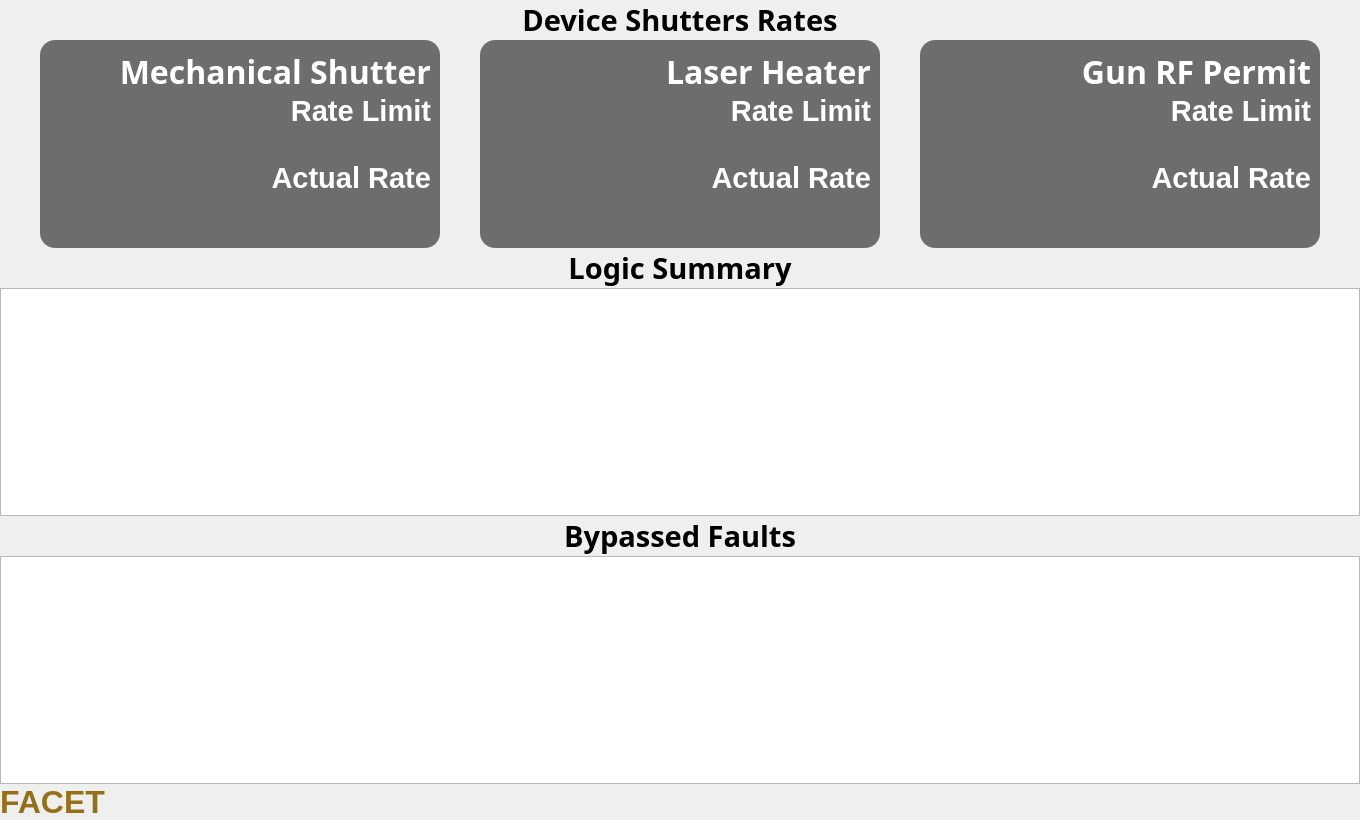
<?xml version="1.0" encoding="UTF-8"?>
<ui version="4.0">
 <class>Form</class>
 <widget class="QWidget" name="Form">
  <property name="geometry">
   <rect>
    <x>0</x>
    <y>0</y>
    <width>1360</width>
    <height>820</height>
   </rect>
  </property>
  <property name="windowTitle">
   <string>Form</string>
  </property>
  <layout class="QVBoxLayout" name="verticalLayout">
   <property name="spacing">
    <number>0</number>
   </property>
   <property name="leftMargin">
    <number>0</number>
   </property>
   <property name="topMargin">
    <number>0</number>
   </property>
   <property name="rightMargin">
    <number>0</number>
   </property>
   <property name="bottomMargin">
    <number>0</number>
   </property>
   <item>
    <layout class="QVBoxLayout" name="Summary_Frame_Layout">
     <property name="spacing">
      <number>0</number>
     </property>
     <item>
      <widget class="QLabel" name="Device_Shutter_Rates_Label">
       <property name="font">
        <font>
         <family>Sans Serif</family>
         <pointsize>22</pointsize>
         <weight>75</weight>
         <italic>false</italic>
         <bold>true</bold>
        </font>
       </property>
       <property name="text">
        <string>Device Shutters Rates</string>
       </property>
       <property name="alignment">
        <set>Qt::AlignCenter</set>
       </property>
      </widget>
     </item>
     <item>
      <layout class="QHBoxLayout" name="Device_Summary_Layout">
       <property name="bottomMargin">
        <number>0</number>
       </property>
       <item>
        <widget class="PyDMFrame" name="Device_MS_Frame">
         <property name="minimumSize">
          <size>
           <width>0</width>
           <height>162</height>
          </size>
         </property>
         <property name="maximumSize">
          <size>
           <width>400</width>
           <height>300</height>
          </size>
         </property>
         <property name="toolTip">
          <string/>
         </property>
         <property name="styleSheet">
          <string notr="true">QFrame{
background-color: rgb(109, 109, 109);
border-bottom-left-radius: 15px;
border-bottom-right-radius: 15px;
border-top-left-radius: 15px;
border-top-right-radius: 15px;
}</string>
         </property>
         <property name="alarmSensitiveBorder" stdset="0">
          <bool>true</bool>
         </property>
         <property name="channel" stdset="0">
          <string>ca://IOC:SYS1:MP01:MS_RATE</string>
         </property>
         <layout class="QVBoxLayout" name="verticalLayout_5">
          <property name="spacing">
           <number>0</number>
          </property>
          <item>
           <widget class="QLabel" name="Device_MS_Title">
            <property name="font">
             <font>
              <family>Sans Serif</family>
              <pointsize>24</pointsize>
              <weight>75</weight>
              <italic>false</italic>
              <bold>true</bold>
              <strikeout>false</strikeout>
              <kerning>true</kerning>
             </font>
            </property>
            <property name="toolTip">
             <string/>
            </property>
            <property name="styleSheet">
             <string notr="true">border: 0px;
color: rgb(255, 255, 255);</string>
            </property>
            <property name="frameShape">
             <enum>QFrame::StyledPanel</enum>
            </property>
            <property name="frameShadow">
             <enum>QFrame::Plain</enum>
            </property>
            <property name="text">
             <string>Mechanical Shutter</string>
            </property>
            <property name="alignment">
             <set>Qt::AlignRight|Qt::AlignTrailing|Qt::AlignVCenter</set>
            </property>
           </widget>
          </item>
          <item>
           <widget class="QLabel" name="Device_MS_RL_Title">
            <property name="font">
             <font>
              <pointsize>22</pointsize>
              <weight>75</weight>
              <bold>true</bold>
             </font>
            </property>
            <property name="styleSheet">
             <string notr="true">border: 0px;
color: rgb(255, 255, 255);</string>
            </property>
            <property name="text">
             <string>Rate Limit</string>
            </property>
            <property name="alignment">
             <set>Qt::AlignRight|Qt::AlignTrailing|Qt::AlignVCenter</set>
            </property>
           </widget>
          </item>
          <item>
           <widget class="PyDMLabel" name="Device_MS_RL_Num">
            <property name="font">
             <font>
              <pointsize>22</pointsize>
              <weight>75</weight>
              <bold>true</bold>
             </font>
            </property>
            <property name="toolTip">
             <string/>
            </property>
            <property name="styleSheet">
             <string notr="true">color: rgb(255, 255, 255);</string>
            </property>
            <property name="alignment">
             <set>Qt::AlignRight|Qt::AlignTrailing|Qt::AlignVCenter</set>
            </property>
            <property name="channel" stdset="0">
             <string>ca://EVNT:SYS1:1:BEAMRATE</string>
            </property>
           </widget>
          </item>
          <item>
           <widget class="PyDMDrawingLine" name="Device_MS_Line">
            <property name="maximumSize">
             <size>
              <width>16777215</width>
              <height>5</height>
             </size>
            </property>
            <property name="toolTip">
             <string/>
            </property>
            <property name="styleSheet">
             <string notr="true">background-color: rgb(136, 136, 136);
</string>
            </property>
           </widget>
          </item>
          <item>
           <widget class="QLabel" name="Device_MS_AR_Title">
            <property name="font">
             <font>
              <pointsize>22</pointsize>
              <weight>75</weight>
              <bold>true</bold>
             </font>
            </property>
            <property name="toolTip">
             <string/>
            </property>
            <property name="styleSheet">
             <string notr="true">border: 0px;
color: rgb(255, 255, 255);</string>
            </property>
            <property name="text">
             <string>Actual Rate</string>
            </property>
            <property name="alignment">
             <set>Qt::AlignRight|Qt::AlignTrailing|Qt::AlignVCenter</set>
            </property>
           </widget>
          </item>
          <item>
           <widget class="PyDMLabel" name="Device_MS_AR_Num">
            <property name="font">
             <font>
              <family>Sans Serif</family>
              <pointsize>24</pointsize>
              <weight>75</weight>
              <italic>false</italic>
              <bold>true</bold>
             </font>
            </property>
            <property name="toolTip">
             <string/>
            </property>
            <property name="styleSheet">
             <string notr="true">border: 0px;</string>
            </property>
            <property name="alignment">
             <set>Qt::AlignRight|Qt::AlignTrailing|Qt::AlignVCenter</set>
            </property>
            <property name="showUnits" stdset="0">
             <bool>true</bool>
            </property>
            <property name="precisionFromPV" stdset="0">
             <bool>false</bool>
            </property>
            <property name="alarmSensitiveContent" stdset="0">
             <bool>true</bool>
            </property>
            <property name="alarmSensitiveBorder" stdset="0">
             <bool>false</bool>
            </property>
            <property name="channel" stdset="0">
             <string>ca://IOC:SYS1:MP01:MS_RATE</string>
            </property>
           </widget>
          </item>
         </layout>
        </widget>
       </item>
       <item>
        <widget class="PyDMFrame" name="Device_LH_Frame">
         <property name="minimumSize">
          <size>
           <width>0</width>
           <height>162</height>
          </size>
         </property>
         <property name="maximumSize">
          <size>
           <width>400</width>
           <height>300</height>
          </size>
         </property>
         <property name="toolTip">
          <string/>
         </property>
         <property name="styleSheet">
          <string notr="true">QFrame{
background-color: rgb(109, 109, 109);
border-bottom-left-radius: 15px;
border-bottom-right-radius: 15px;
border-top-left-radius: 15px;
border-top-right-radius: 15px;
}</string>
         </property>
         <property name="alarmSensitiveBorder" stdset="0">
          <bool>true</bool>
         </property>
         <property name="channel" stdset="0">
          <string>ca://IOC:SYS1:MP01:LHSHUT_RATE</string>
         </property>
         <layout class="QVBoxLayout" name="verticalLayout_11">
          <property name="spacing">
           <number>0</number>
          </property>
          <item>
           <widget class="QLabel" name="Device_LH_Title">
            <property name="font">
             <font>
              <family>Sans Serif</family>
              <pointsize>24</pointsize>
              <weight>75</weight>
              <italic>false</italic>
              <bold>true</bold>
              <strikeout>false</strikeout>
              <kerning>true</kerning>
             </font>
            </property>
            <property name="toolTip">
             <string/>
            </property>
            <property name="styleSheet">
             <string notr="true">border: 0px;
color: rgb(255, 255, 255);</string>
            </property>
            <property name="frameShape">
             <enum>QFrame::StyledPanel</enum>
            </property>
            <property name="frameShadow">
             <enum>QFrame::Plain</enum>
            </property>
            <property name="text">
             <string>Laser Heater</string>
            </property>
            <property name="alignment">
             <set>Qt::AlignRight|Qt::AlignTrailing|Qt::AlignVCenter</set>
            </property>
           </widget>
          </item>
          <item>
           <widget class="QLabel" name="Device_LH_RL_Title">
            <property name="font">
             <font>
              <pointsize>22</pointsize>
              <weight>75</weight>
              <bold>true</bold>
             </font>
            </property>
            <property name="styleSheet">
             <string notr="true">border: 0px;
color: rgb(255, 255, 255);</string>
            </property>
            <property name="text">
             <string>Rate Limit</string>
            </property>
            <property name="alignment">
             <set>Qt::AlignRight|Qt::AlignTrailing|Qt::AlignVCenter</set>
            </property>
           </widget>
          </item>
          <item>
           <widget class="PyDMLabel" name="Device_LH_RL_Num">
            <property name="font">
             <font>
              <pointsize>22</pointsize>
              <weight>75</weight>
              <bold>true</bold>
             </font>
            </property>
            <property name="toolTip">
             <string/>
            </property>
            <property name="styleSheet">
             <string notr="true">color: rgb(255, 255, 255);</string>
            </property>
            <property name="alignment">
             <set>Qt::AlignRight|Qt::AlignTrailing|Qt::AlignVCenter</set>
            </property>
            <property name="channel" stdset="0">
             <string>ca://IOC:SYS1:MP01:LHSHUT_MEASRATE</string>
            </property>
           </widget>
          </item>
          <item>
           <widget class="PyDMDrawingLine" name="Device_LH_Line">
            <property name="maximumSize">
             <size>
              <width>16777215</width>
              <height>5</height>
             </size>
            </property>
            <property name="toolTip">
             <string/>
            </property>
            <property name="styleSheet">
             <string notr="true">background-color: rgb(136, 136, 136);
</string>
            </property>
           </widget>
          </item>
          <item>
           <widget class="QLabel" name="Device_LH_AR_Title">
            <property name="font">
             <font>
              <pointsize>22</pointsize>
              <weight>75</weight>
              <bold>true</bold>
             </font>
            </property>
            <property name="toolTip">
             <string/>
            </property>
            <property name="styleSheet">
             <string notr="true">border: 0px;
color: rgb(255, 255, 255);</string>
            </property>
            <property name="text">
             <string>Actual Rate</string>
            </property>
            <property name="alignment">
             <set>Qt::AlignRight|Qt::AlignTrailing|Qt::AlignVCenter</set>
            </property>
           </widget>
          </item>
          <item>
           <widget class="PyDMLabel" name="Device_LH_AR_Num">
            <property name="font">
             <font>
              <family>Sans Serif</family>
              <pointsize>24</pointsize>
              <weight>75</weight>
              <italic>false</italic>
              <bold>true</bold>
             </font>
            </property>
            <property name="toolTip">
             <string/>
            </property>
            <property name="styleSheet">
             <string notr="true">border: 0px;</string>
            </property>
            <property name="alignment">
             <set>Qt::AlignRight|Qt::AlignTrailing|Qt::AlignVCenter</set>
            </property>
            <property name="showUnits" stdset="0">
             <bool>true</bool>
            </property>
            <property name="precisionFromPV" stdset="0">
             <bool>false</bool>
            </property>
            <property name="alarmSensitiveContent" stdset="0">
             <bool>true</bool>
            </property>
            <property name="alarmSensitiveBorder" stdset="0">
             <bool>false</bool>
            </property>
            <property name="channel" stdset="0">
             <string>ca://IOC:SYS1:MP01:LHSHUT_RATE</string>
            </property>
           </widget>
          </item>
         </layout>
        </widget>
       </item>
       <item>
        <widget class="PyDMFrame" name="Device_GunL_Frame">
         <property name="minimumSize">
          <size>
           <width>0</width>
           <height>162</height>
          </size>
         </property>
         <property name="maximumSize">
          <size>
           <width>400</width>
           <height>300</height>
          </size>
         </property>
         <property name="toolTip">
          <string/>
         </property>
         <property name="styleSheet">
          <string notr="true">QFrame{
background-color: rgb(109, 109, 109);
border-bottom-left-radius: 15px;
border-bottom-right-radius: 15px;
border-top-left-radius: 15px;
border-top-right-radius: 15px;
}</string>
         </property>
         <property name="alarmSensitiveBorder" stdset="0">
          <bool>true</bool>
         </property>
         <property name="channel" stdset="0">
          <string>ca://IOC:SYS1:MP01:PC_RATE</string>
         </property>
         <layout class="QVBoxLayout" name="verticalLayout_12">
          <property name="spacing">
           <number>0</number>
          </property>
          <item>
           <widget class="QLabel" name="Device_GunL_Title">
            <property name="font">
             <font>
              <family>Sans Serif</family>
              <pointsize>24</pointsize>
              <weight>75</weight>
              <italic>false</italic>
              <bold>true</bold>
              <strikeout>false</strikeout>
              <kerning>true</kerning>
             </font>
            </property>
            <property name="toolTip">
             <string/>
            </property>
            <property name="styleSheet">
             <string notr="true">border: 0px;
color: rgb(255, 255, 255);</string>
            </property>
            <property name="frameShape">
             <enum>QFrame::StyledPanel</enum>
            </property>
            <property name="frameShadow">
             <enum>QFrame::Plain</enum>
            </property>
            <property name="text">
             <string>Gun RF Permit</string>
            </property>
            <property name="alignment">
             <set>Qt::AlignRight|Qt::AlignTrailing|Qt::AlignVCenter</set>
            </property>
           </widget>
          </item>
          <item>
           <widget class="QLabel" name="Device_GunL_RL_Title">
            <property name="font">
             <font>
              <pointsize>22</pointsize>
              <weight>75</weight>
              <bold>true</bold>
             </font>
            </property>
            <property name="styleSheet">
             <string notr="true">border: 0px;
color: rgb(255, 255, 255);</string>
            </property>
            <property name="text">
             <string>Rate Limit</string>
            </property>
            <property name="alignment">
             <set>Qt::AlignRight|Qt::AlignTrailing|Qt::AlignVCenter</set>
            </property>
           </widget>
          </item>
          <item>
           <widget class="PyDMLabel" name="Device_GunL_RL_Num">
            <property name="font">
             <font>
              <pointsize>22</pointsize>
              <weight>75</weight>
              <bold>true</bold>
             </font>
            </property>
            <property name="toolTip">
             <string/>
            </property>
            <property name="styleSheet">
             <string notr="true">color: rgb(255, 255, 255);</string>
            </property>
            <property name="alignment">
             <set>Qt::AlignRight|Qt::AlignTrailing|Qt::AlignVCenter</set>
            </property>
            <property name="channel" stdset="0">
             <string>ca://IOC:SYS1:MP01:PC_MEASRATE</string>
            </property>
           </widget>
          </item>
          <item>
           <widget class="PyDMDrawingLine" name="Device_GunL_Line">
            <property name="maximumSize">
             <size>
              <width>16777215</width>
              <height>5</height>
             </size>
            </property>
            <property name="toolTip">
             <string/>
            </property>
            <property name="styleSheet">
             <string notr="true">background-color: rgb(136, 136, 136);
</string>
            </property>
           </widget>
          </item>
          <item>
           <widget class="QLabel" name="Device_GunL_AR_Title">
            <property name="font">
             <font>
              <pointsize>22</pointsize>
              <weight>75</weight>
              <bold>true</bold>
             </font>
            </property>
            <property name="toolTip">
             <string/>
            </property>
            <property name="styleSheet">
             <string notr="true">border: 0px;
color: rgb(255, 255, 255);</string>
            </property>
            <property name="text">
             <string>Actual Rate</string>
            </property>
            <property name="alignment">
             <set>Qt::AlignRight|Qt::AlignTrailing|Qt::AlignVCenter</set>
            </property>
           </widget>
          </item>
          <item>
           <widget class="PyDMLabel" name="Device_GunL_AR_Num">
            <property name="font">
             <font>
              <family>Sans Serif</family>
              <pointsize>24</pointsize>
              <weight>75</weight>
              <italic>false</italic>
              <bold>true</bold>
             </font>
            </property>
            <property name="toolTip">
             <string/>
            </property>
            <property name="styleSheet">
             <string notr="true">border: 0px;</string>
            </property>
            <property name="alignment">
             <set>Qt::AlignRight|Qt::AlignTrailing|Qt::AlignVCenter</set>
            </property>
            <property name="showUnits" stdset="0">
             <bool>true</bool>
            </property>
            <property name="alarmSensitiveContent" stdset="0">
             <bool>true</bool>
            </property>
            <property name="alarmSensitiveBorder" stdset="0">
             <bool>false</bool>
            </property>
            <property name="channel" stdset="0">
             <string>ca://IOC:SYS1:MP01:PC_RATE</string>
            </property>
           </widget>
          </item>
         </layout>
        </widget>
       </item>
      </layout>
     </item>
     <item>
      <widget class="QLabel" name="Logic_Summary_Table_Header">
       <property name="font">
        <font>
         <family>Sans Serif</family>
         <pointsize>22</pointsize>
         <weight>75</weight>
         <italic>false</italic>
         <bold>true</bold>
        </font>
       </property>
       <property name="text">
        <string>Logic Summary</string>
       </property>
       <property name="alignment">
        <set>Qt::AlignCenter</set>
       </property>
      </widget>
     </item>
     <item>
      <widget class="QTableView" name="Logic_Summary_Table">
       <property name="font">
        <font>
         <pointsize>24</pointsize>
         <weight>75</weight>
         <bold>true</bold>
        </font>
       </property>
       <property name="contextMenuPolicy">
        <enum>Qt::CustomContextMenu</enum>
       </property>
       <property name="styleSheet">
        <string notr="true">font-weight: bold;</string>
       </property>
       <property name="editTriggers">
        <set>QAbstractItemView::NoEditTriggers</set>
       </property>
       <property name="alternatingRowColors">
        <bool>true</bool>
       </property>
       <property name="selectionMode">
        <enum>QAbstractItemView::SingleSelection</enum>
       </property>
       <property name="selectionBehavior">
        <enum>QAbstractItemView::SelectRows</enum>
       </property>
       <property name="sortingEnabled">
        <bool>true</bool>
       </property>
       <attribute name="horizontalHeaderDefaultSectionSize">
        <number>300</number>
       </attribute>
       <attribute name="horizontalHeaderShowSortIndicator" stdset="0">
        <bool>true</bool>
       </attribute>
       <attribute name="verticalHeaderVisible">
        <bool>false</bool>
       </attribute>
       <attribute name="verticalHeaderHighlightSections">
        <bool>false</bool>
       </attribute>
      </widget>
     </item>
     <item>
      <widget class="QLabel" name="Bypassed_Table_Header">
       <property name="font">
        <font>
         <family>Sans Serif</family>
         <pointsize>22</pointsize>
         <weight>75</weight>
         <italic>false</italic>
         <bold>true</bold>
        </font>
       </property>
       <property name="text">
        <string>Bypassed Faults</string>
       </property>
       <property name="alignment">
        <set>Qt::AlignCenter</set>
       </property>
      </widget>
     </item>
     <item>
      <widget class="QTableView" name="Bypassed_Summary_Table">
       <property name="font">
        <font>
         <pointsize>24</pointsize>
         <weight>75</weight>
         <bold>true</bold>
        </font>
       </property>
       <property name="contextMenuPolicy">
        <enum>Qt::CustomContextMenu</enum>
       </property>
       <property name="styleSheet">
        <string notr="true">font-weight: bold;</string>
       </property>
       <property name="editTriggers">
        <set>QAbstractItemView::NoEditTriggers</set>
       </property>
       <property name="alternatingRowColors">
        <bool>true</bool>
       </property>
       <property name="selectionMode">
        <enum>QAbstractItemView::SingleSelection</enum>
       </property>
       <property name="selectionBehavior">
        <enum>QAbstractItemView::SelectRows</enum>
       </property>
       <property name="sortingEnabled">
        <bool>true</bool>
       </property>
       <attribute name="horizontalHeaderDefaultSectionSize">
        <number>400</number>
       </attribute>
       <attribute name="horizontalHeaderShowSortIndicator" stdset="0">
        <bool>true</bool>
       </attribute>
       <attribute name="verticalHeaderVisible">
        <bool>false</bool>
       </attribute>
       <attribute name="verticalHeaderHighlightSections">
        <bool>false</bool>
       </attribute>
      </widget>
     </item>
     <item>
      <layout class="QHBoxLayout" name="ftr_lyt">
       <property name="spacing">
        <number>0</number>
       </property>
       <item>
        <widget class="QLabel" name="what_does_ftr_stand_for_2">
         <property name="font">
          <font>
           <pointsize>24</pointsize>
           <weight>75</weight>
           <bold>true</bold>
          </font>
         </property>
         <property name="styleSheet">
          <string notr="true">color: rgb(148, 113, 23);</string>
         </property>
         <property name="text">
          <string>FACET</string>
         </property>
        </widget>
       </item>
       <item>
        <spacer name="ftr_spcr">
         <property name="orientation">
          <enum>Qt::Horizontal</enum>
         </property>
         <property name="sizeHint" stdset="0">
          <size>
           <width>40</width>
           <height>20</height>
          </size>
         </property>
        </spacer>
       </item>
       <item>
        <widget class="PyDMLabel" name="ftr_time_lbl">
         <property name="font">
          <font>
           <pointsize>15</pointsize>
           <weight>75</weight>
           <bold>true</bold>
          </font>
         </property>
         <property name="toolTip">
          <string/>
         </property>
         <property name="channel" stdset="0">
          <string>ca://SIOC:SYS0:AL00:TOD</string>
         </property>
        </widget>
       </item>
      </layout>
     </item>
    </layout>
   </item>
  </layout>
 </widget>
 <customwidgets>
  <customwidget>
   <class>PyDMLabel</class>
   <extends>QLabel</extends>
   <header>pydm.widgets.label</header>
  </customwidget>
  <customwidget>
   <class>PyDMDrawingLine</class>
   <extends>QWidget</extends>
   <header>pydm.widgets.drawing</header>
  </customwidget>
  <customwidget>
   <class>PyDMFrame</class>
   <extends>QFrame</extends>
   <header>pydm.widgets.frame</header>
   <container>1</container>
  </customwidget>
 </customwidgets>
 <resources/>
 <connections/>
</ui>
